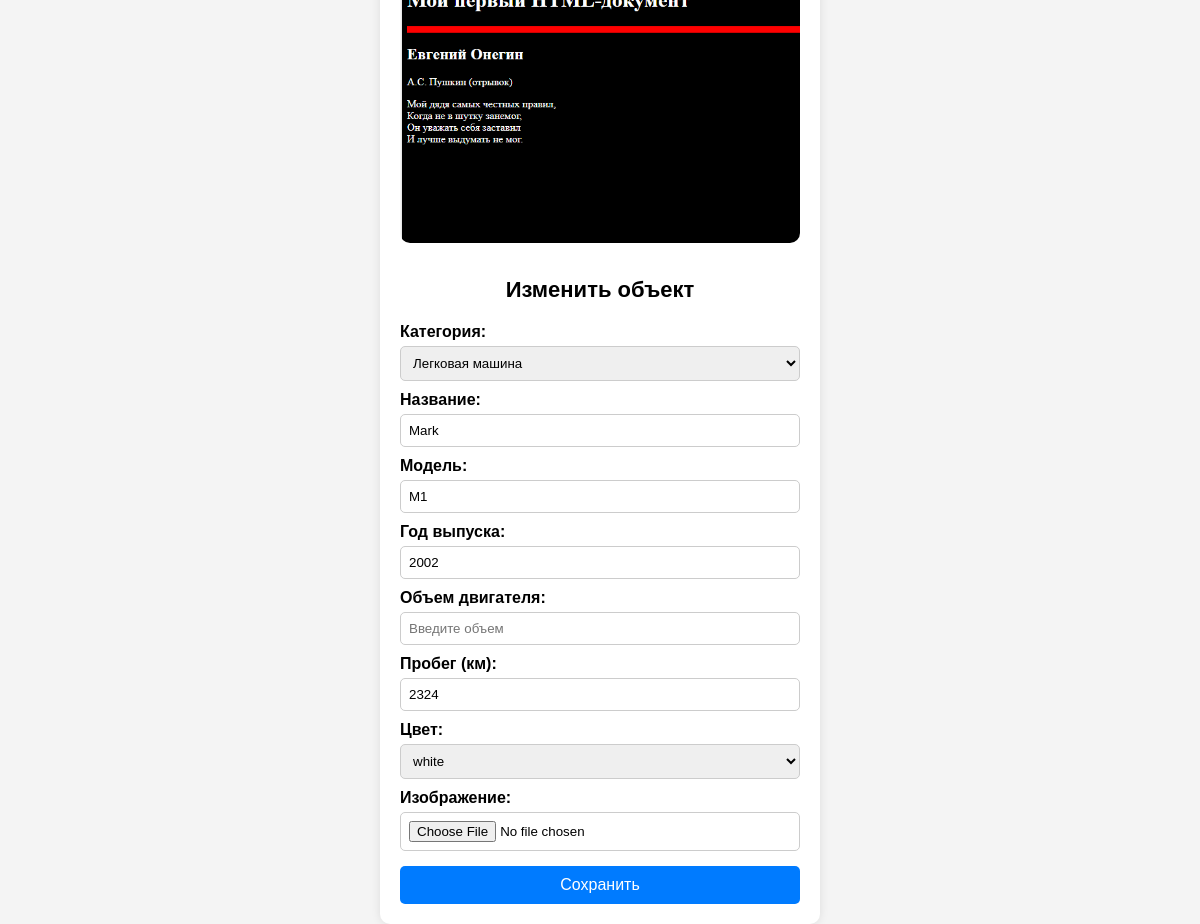
Before: /car_detail_2/1/ with the older database file.
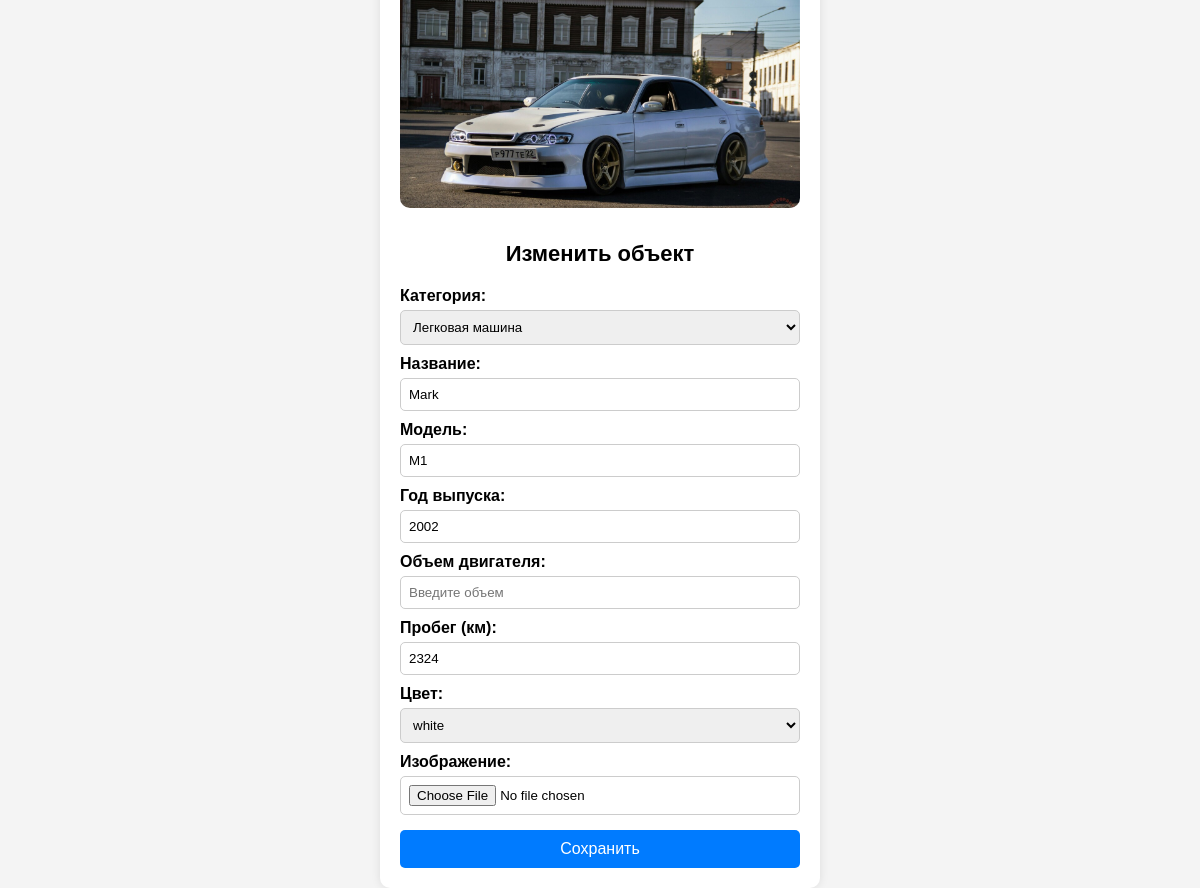
After: the same page with the newer database file.
### app/models.py (models this page shows, shortened)
class Car(models.Model):
    category = models.ForeignKey(Category, on_delete=models.PROTECT)
    title = models.CharField(max_length=123)
    model = models.CharField(max_length=223)
    year = models.PositiveSmallIntegerField()
    description = models.TextField()
    engine_capacity = models.DecimalField(max_digits=3, decimal_places=1)
    odometer = models.PositiveIntegerField()
    color = models.ForeignKey(Color, on_delete=models.PROTECT)
    image = models.ImageField(upload_to='media/car_images')
    class Meta:
        verbose_name = "Машина"
        verbose_name_plural = "Машины"

class Category(models.Model):
    title = models.CharField(max_length=123, verbose_name='Название')
    class Meta:
        verbose_name = "Категория"
        verbose_name_plural = "Категории"

class Color(models.Model):
    title = models.CharField(max_length=123)
    class Meta:
        verbose_name = "Цвет"
        verbose_name_plural = "Цвета"

### app/views.py (the view, shortened to what this page needs)
# urls.py: path('car_detail_2/<int:pk>/', views.car_detail_view_2, name='detail_2'),
def car_detail_view_2(request, pk):
    categories = Category.objects.all()
    colors = Color.objects.all()
    car = Car.objects.get(id=pk)
    return render(request=request, template_name='app/car_detail_2.html', context={'car': car,
                                                                                 'categories': categories,
                                                                                 'colors': colors})

### app/templates/app/car_detail_2.html (shortened to what this page needs)
<!DOCTYPE html>
<html lang="ru">
<head>
</head>
<body>
<div class="form-container">
    <img src="{{ car.image.url }}" alt="Изображение авто">
    <h1>Изменить объект</h1>
    <form method="post" enctype="multipart/form-data">
        <label for="category_id">Категория:</label>
        <select name="category_id" id="category_id">
            {% for category in categories %}
                <option value="{{ category.id }}" {% if category.id == car.category.id %}selected{% endif %}>
                    {{ category.title }}
                </option>
            {% endfor %}
        </select>
        <label for="title">Название:</label>
        <input type="text" name="title" id="title" placeholder="Введите название" value="{{ car.title }}" required>
        <label for="model">Модель:</label>
        <input type="text" name="model" id="model" placeholder="Введите модель" value="{{ car.model }}" required>
        <label for="year">Год выпуска:</label>
        <input type="number" name="year" id="year" placeholder="Введите год" value="{{ car.year }}" required>
        <label for="engine_capacity">Объем двигателя:</label>
        <input type="number" name="engine_capacity" id="engine_capacity" placeholder="Введите объем" value="{{ car.engine_capacity }}" required>
        <label for="odometer">Пробег (км):</label>
        <input type="number" name="odometer" id="odometer" placeholder="Введите пробег" value="{{ car.odometer }}" required>
        <label for="color_id">Цвет:</label>
        <select name="color_id" id="color_id">
            {% for color in colors %}
                <option value="{{ color.id }}" {% if color.id == car.color.id %}selected{% endif %}>
                    {{ color.title }}
                </option>
            {% endfor %}
        </select>
        <label for="image">Изображение:</label>
        <input type="file" name="image" id="image">
        <button type="submit">Сохранить</button>
    </form>
</div>
</body>
</html>

### app/templates/app/car_detail_2.html (style rules this page uses)
body { font-family: Arial, sans-serif; background-color: #f4f4f4; margin: 0; padding: 0; display: flex; justify-content: center; align-items: center; height: 100vh; }
.form-container { background: white; padding: 20px; border-radius: 10px; box-shadow: 0 0 10px rgba(0, 0, 0, 0.1); width: 100%; max-width: 400px; text-align: center; }
img { max-width: 100%; height: auto; border-radius: 10px; margin-bottom: 15px; }
h1 { font-size: 22px; margin-bottom: 10px; }
form { display: flex; flex-direction: column; }
label { font-weight: bold; margin-top: 10px; text-align: left; }
input, select { padding: 8px; margin-top: 5px; border-radius: 5px; border: 1px solid #ccc; }
button { background-color: #007bff; color: white; border: none; padding: 10px; font-size: 16px; border-radius: 5px; cursor: pointer; margin-top: 15px; }

Changed rows visible on the page:
changed Car "Mark": image: a different picture
